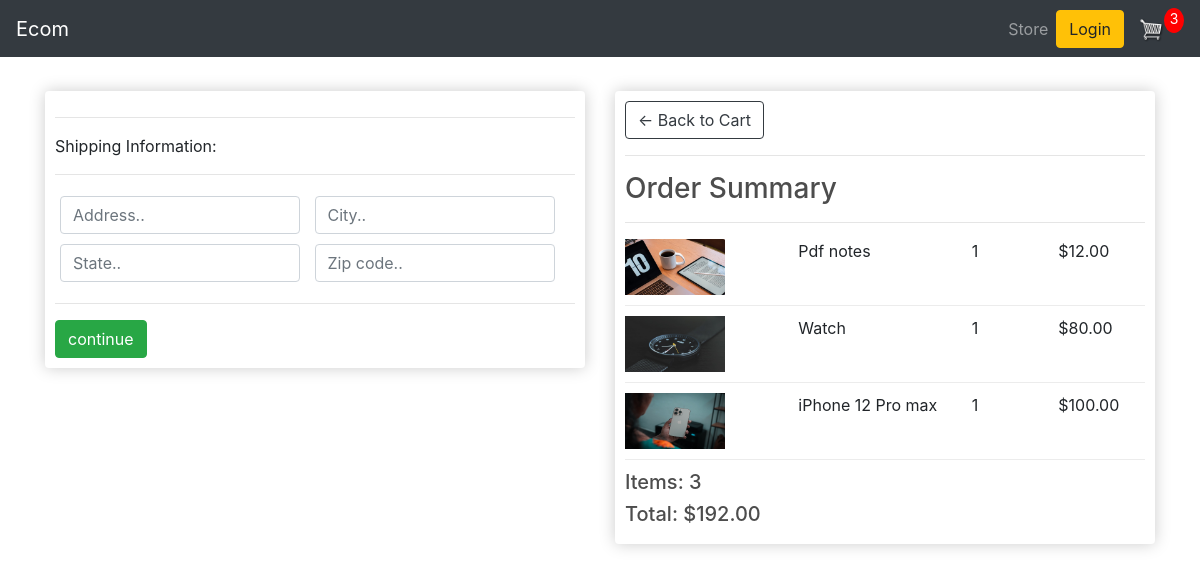
Before: /checkout/ (signed in) with the older database file.
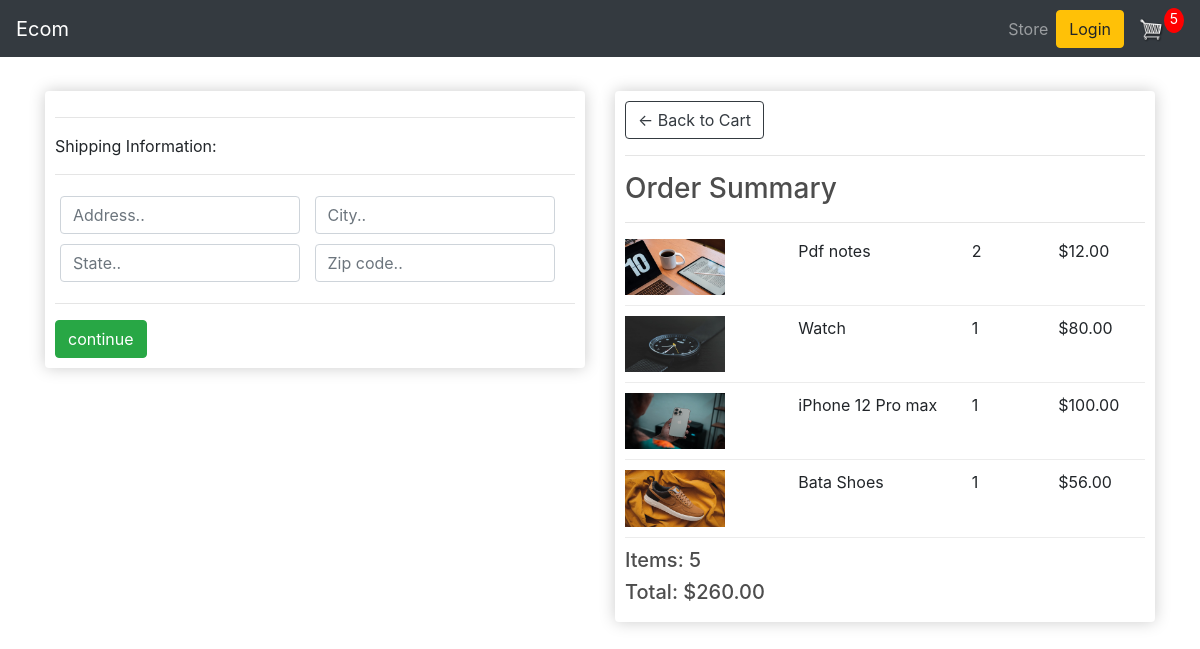
After: the same page with the newer database file.
### store/models.py (models this page shows, shortened)
class OrderItem(models.Model):
    product = models.ForeignKey(Product,on_delete=models.SET_NULL,null=True,blank=True)
    order = models.ForeignKey(Order,on_delete=models.SET_NULL,null=True,blank=True)
    quantity = models.IntegerField(default=0,null=True,blank=True)
    date_added = models.DateTimeField(auto_now_add=True)
    @property
    def get_total(self):
        total = self.product.price * self.quantity
        return total

class Product(models.Model):
    name = models.CharField(max_length=200,null=True)
    price = models.DecimalField(max_digits=7, decimal_places=2)
    digital = models.BooleanField(default=False,null=True,blank=True)
    image = models.ImageField(null=True,blank=True)
    @property
    def imageURL(self):
        try:
            url = self.image.url
        except:
            url = ''
        return url

class Order(models.Model):
    customer = models.ForeignKey(Customer,on_delete=models.SET_NULL,null=True,blank=True)
    date_ordered = models.DateTimeField(auto_now_add=True)
    complete = models.BooleanField(default=False,null=True,blank=True)
    transaction_id = models.CharField(max_length=200,null=True)
    @property
    def shipping(self):
        shipping = False
        orderitems = self.orderitem_set.all()
        for i in orderitems:
            if i.product.digital == False:
                shipping = True
        return shipping
    @property
    def get_cart_total(self):
        orderitems = self.orderitem_set.all()
        total = sum([item.get_total for item in orderitems])
        return total
    @property
    def get_cart_item(self):
        orderitems = self.orderitem_set.all()
        total = sum([item.quantity for item in orderitems])
        return total

### store/views.py (the view)
# urls.py: path('checkout/', views.checkout, name='checkout'),
def checkout(request):
    data = cartData(request)
    items = data['items']
    order = data['order']
    cartItems = data['cartItems']
    context = {'items': items, 'order': order, 'cartItems': cartItems}
    return render(request, 'store/checkout.html', context)

### store/utils.py (called while the page is built)
def cartData(request):
    if request.user.is_authenticated:
        customer = request.user.customer
        order, created = Order.objects.get_or_create(customer=customer, complete=False)
        items = order.orderitem_set.all()
        cartItems = order.get_cart_item
    else:
        cookieData = cookieCart(request)
        items = cookieData['items']
        order = cookieData['order']
        cartItems = cookieData['cartItems']
    return {'cartItems': cartItems, 'order': order, 'items': items}

### store/templates/store/checkout.html (shortened to what this page needs)
{% extends 'store/main.html' %}
{% load static %}
{% block content %}
<div class="row">
    <div class="col-lg-6">
        <div class="box-element" id="form-wrapper">
            <form id="form">
                <div id="shipping-info">
                    <hr>
						<p>Shipping Information:</p>
						<hr>
						<div class="form-field">
							<input class="form-control" type="text" name="address" placeholder="Address..">
						</div>
						<div class="form-field">
							<input class="form-control" type="text" name="city" placeholder="City..">
						</div>
						<div class="form-field">
							<input class="form-control" type="text" name="state" placeholder="State..">
						</div>
						<div class="form-field">
							<input class="form-control" type="text" name="zipcode" placeholder="Zip code..">
						</div>
                </div>
                <hr>
                <input id="form-button" class="btn btn-success btn-black" type="submit" value="continue">
            </form>
        </div>
        <br>
    </div>
    <div class="col-lg-6">
        <div class="box-element" id="form-wrapper">
         <a class="btn btn-outline-dark" href="{% url 'cart' %}">&#x2190; Back to Cart</a>
         <hr>
         <h3>Order Summary</h3>
         <hr>
         {% for item in items %}
         <div class="cart-row">
            <div style="flex: 2;"><img class="row-image" src="{{item.product.imageURL}}"></div>
            <div style="flex: 2;"><p>{{item.product.name}}</p></div>
            <div style="flex: 1;"><p>{{item.quantity}}</p></div>
            <div style="flex: 1;"><p>${{item.product.price|floatformat:2}}</p></div>
         </div>
         {% endfor %}
         <h5>Items:  {{order.get_cart_item}}</h5>
         <h5>Total:  ${{order.get_cart_total}}</h5>
        </div>
    </div>
</div>
{% endblock content %}

Changed rows visible on the page:
changed OrderItem "Pdf notes": quantity "1" → "2"
added OrderItem: product.imageURL (picture), product.name "Bata Shoes", quantity "1", product.price "56.00"
changed through a linked row, Order: get_cart_item "3" → "5"; get_cart_total "192.00" → "260.00"
Other visible differences:
{{ cartItems }}: "3" → "5"
